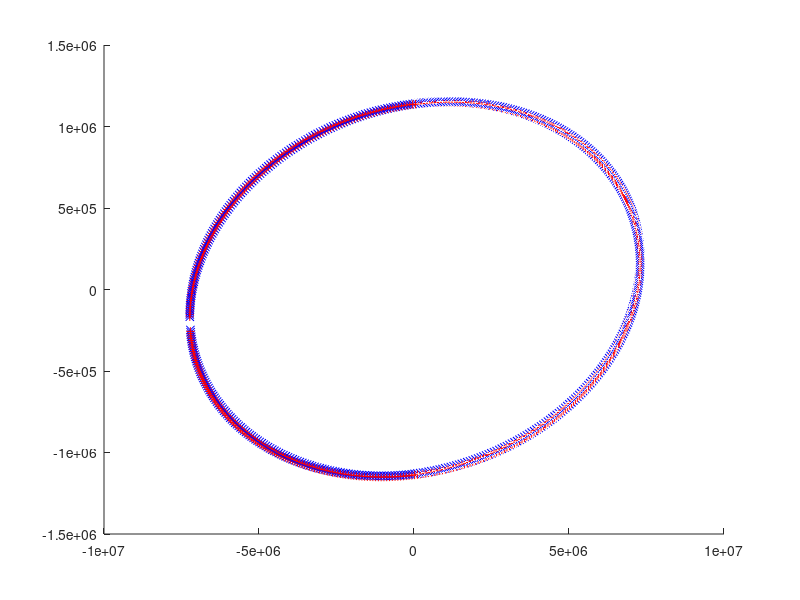

Write MATLAB code to recreate this figure.
function script()
	close all;
	result = load('./data/result.txt');
	result_exact = load('./data/result_exact.txt');

	figure
	hold on
	for i = 1 : length(result)
		plot3(result(i,1),result(i,2),result(i,3),'bx')
		plot3(result_exact(i,1),result_exact(i,2),result_exact(i,3),'r+')
	end
	hold off

	norm(result(end,:) - result_exact(end,:))
